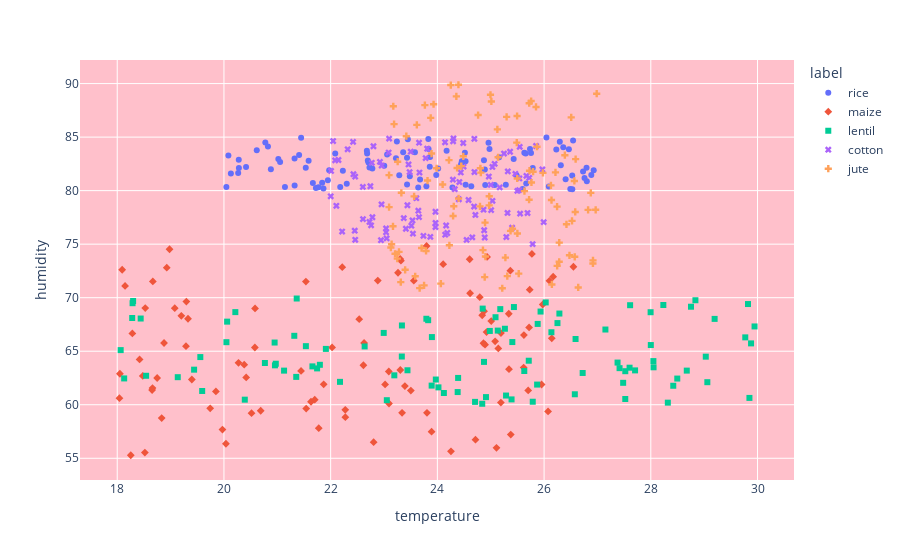

Write notebook code for a chart like this one.
### Code cell
crop_scatter=df[(df['label']=='rice') |
                (df['label']=='jute') |
                (df['label']=='cotton') |
                (df['label']=='maize') |
                (df['label']=='lentil') ]
fig=px.scatter(crop_scatter,x="temperature",y="humidity",color="label",symbol="label")
fig.update_layout(plot_bgcolor='pink')
fig.update_xaxes(showgrid=True)
fig.update_yaxes(showgrid=True)

fig.show()
